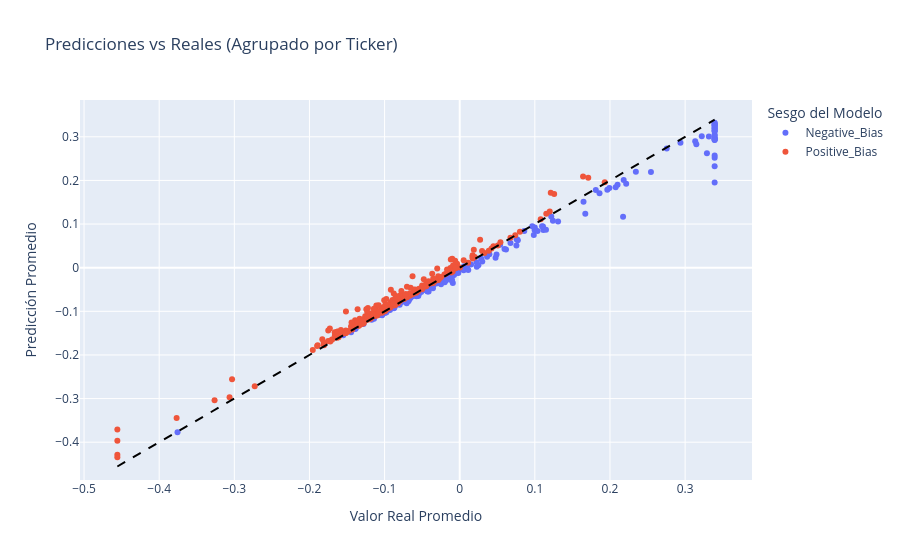

The notebook cell saved with this chart:
### Markdown cell above
Se generan 2 clusters segun las predicciones:
* Positive_Bias: si los residuos son mayores o iguales a cero.
* Negative_Bias: si los residuos son menores a cero.

### Code cell
# Se dividen los datos para predecir el valor de la última fecha disponible para cada ticker en el conjunto de test
X_train = X.iloc[:-len(df['Ticker'].unique())]  # Todos menos la última fecha de cada ticker
y_train = y.iloc[:-len(df['Ticker'].unique())]
X_test = X.iloc[-len(df['Ticker'].unique()):]   # Solo la última fecha de cada ticker
y_test = y.iloc[-len(df['Ticker'].unique()):]

# Recuperar el ticker usando el indice de y_test
tickers_test = df.loc[y_test.index, 'Ticker']

# Predicciones en el conjunto de test
y_pred = pipe.predict(X_test)

# Consolidar resultados individuales en un DataFrame
resultados_df = pd.DataFrame({
    'Ticker': tickers_test,
    'Predicho': y_pred,
    'Real': y_test
})

# Calcular el residuo para cada predicción
resultados_df['Residuo'] = resultados_df['Predicho'] - resultados_df['Real']

# Agrupar por ticker
resultados_agrupados = resultados_df.groupby('Ticker')[['Predicho', 'Real', 'Residuo']].mean()

# Generar el Cluster sobre el promedio de los residuos
resultados_agrupados['Cluster'] = ['Positive_Bias' if r >= 0 else 'Negative_Bias' 
                                   for r in resultados_agrupados['Residuo']]

# Visualizar
fig = px.scatter(
    resultados_agrupados, 
    x='Real', 
    y='Predicho', 
    color='Cluster',
    hover_name=resultados_agrupados.index, 
    labels={'Real':'Valor Real Promedio', 'Predicho':'Predicción Promedio', 'Cluster':'Sesgo del Modelo'},
    title='Predicciones vs Reales (Agrupado por Ticker)'
)

# Línea de identidad perfecta
min_val = resultados_agrupados['Real'].min()
max_val = resultados_agrupados['Real'].max()
fig.add_shape(type='line', x0=min_val, y0=min_val, x1=max_val, y1=max_val,
              line=dict(color='black', dash='dash', width=2))
fig.show()

# Estadísticas por cluster a nivel Ticker
over_mask = resultados_agrupados['Cluster'] == 'Positive_Bias'
under_mask = resultados_agrupados['Cluster'] == 'Negative_Bias'

print("\nEstadísticas por cluster (a nivel de Ticker):")
print(f"Overprediction: {over_mask.sum()} tickers, residuo medio global: {resultados_agrupados.loc[over_mask, 'Residuo'].mean():.4f}")
print(f"Underprediction: {under_mask.sum()} tickers, residuo medio global: {resultados_agrupados.loc[under_mask, 'Residuo'].mean():.4f}")

### Figure 1 — Plotly figure (JSON) as saved in the notebook; plotly's stock layout.template omitted (floating-point values rounded to 4 significant figures; data arrays with more than 128 entries replaced by an {"elided": "..."} marker saying what was removed)
{"data": [{"hovertemplate": "<b>%{hovertext}</b><br><br>Sesgo del Modelo=Negative_Bias<br>Valor Real Promedio=%{x}<br>Predicción Promedio=%{y}<extra></extra>", "hovertext": {"elided": "180 str values"}, "legendgroup": "Negative_Bias", "marker": {"color": "#636efa", "symbol": "circle"}, "mode": "markers", "name": "Negative_Bias", "orientation": "v", "showlegend": true, "type": "scatter", "x": {"elided": "180 float values"}, "xaxis": "x", "y": {"elided": "180 float values"}, "yaxis": "y"}, {"hovertemplate": "<b>%{hovertext}</b><br><br>Sesgo del Modelo=Positive_Bias<br>Valor Real Promedio=%{x}<br>Predicción Promedio=%{y}<extra></extra>", "hovertext": {"elided": "273 str values"}, "legendgroup": "Positive_Bias", "marker": {"color": "#EF553B", "symbol": "circle"}, "mode": "markers", "name": "Positive_Bias", "orientation": "v", "showlegend": true, "type": "scatter", "x": {"elided": "273 float values"}, "xaxis": "x", "y": {"elided": "273 float values"}, "yaxis": "y"}], "layout": {"legend": {"title": {"text": "Sesgo del Modelo"}, "tracegroupgap": 0}, "shapes": [{"line": {"color": "black", "dash": "dash", "width": 2}, "type": "line", "x0": -0.4557, "x1": 0.3393, "y0": -0.4557, "y1": 0.3393}], "title": {"text": "Predicciones vs Reales (Agrupado por Ticker)"}, "xaxis": {"anchor": "y", "domain": [0, 1], "title": {"text": "Valor Real Promedio"}}, "yaxis": {"anchor": "x", "domain": [0, 1], "title": {"text": "Predicción Promedio"}}}}
